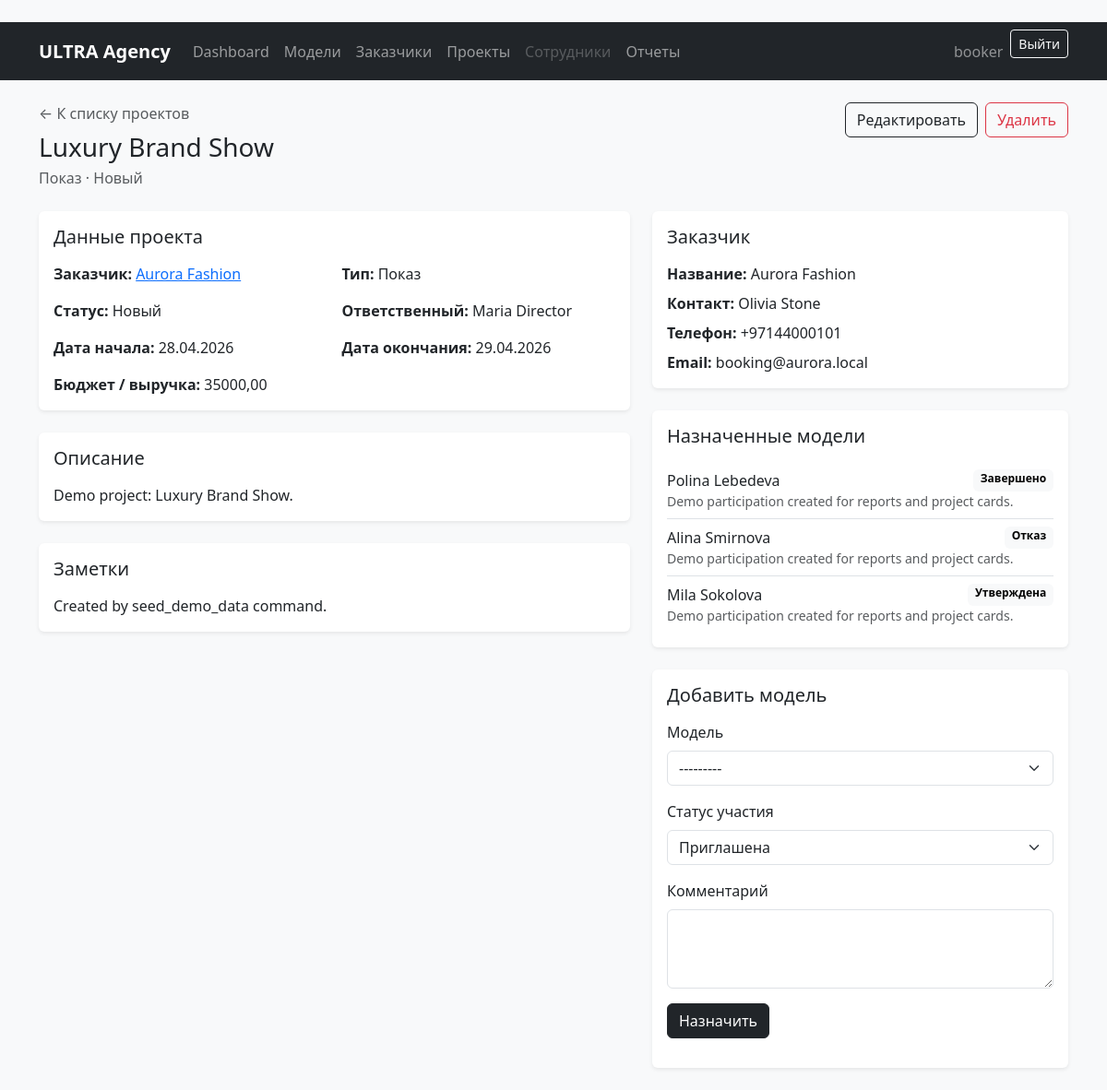
Page /projects/3/ (signed in) on the earlier database version.
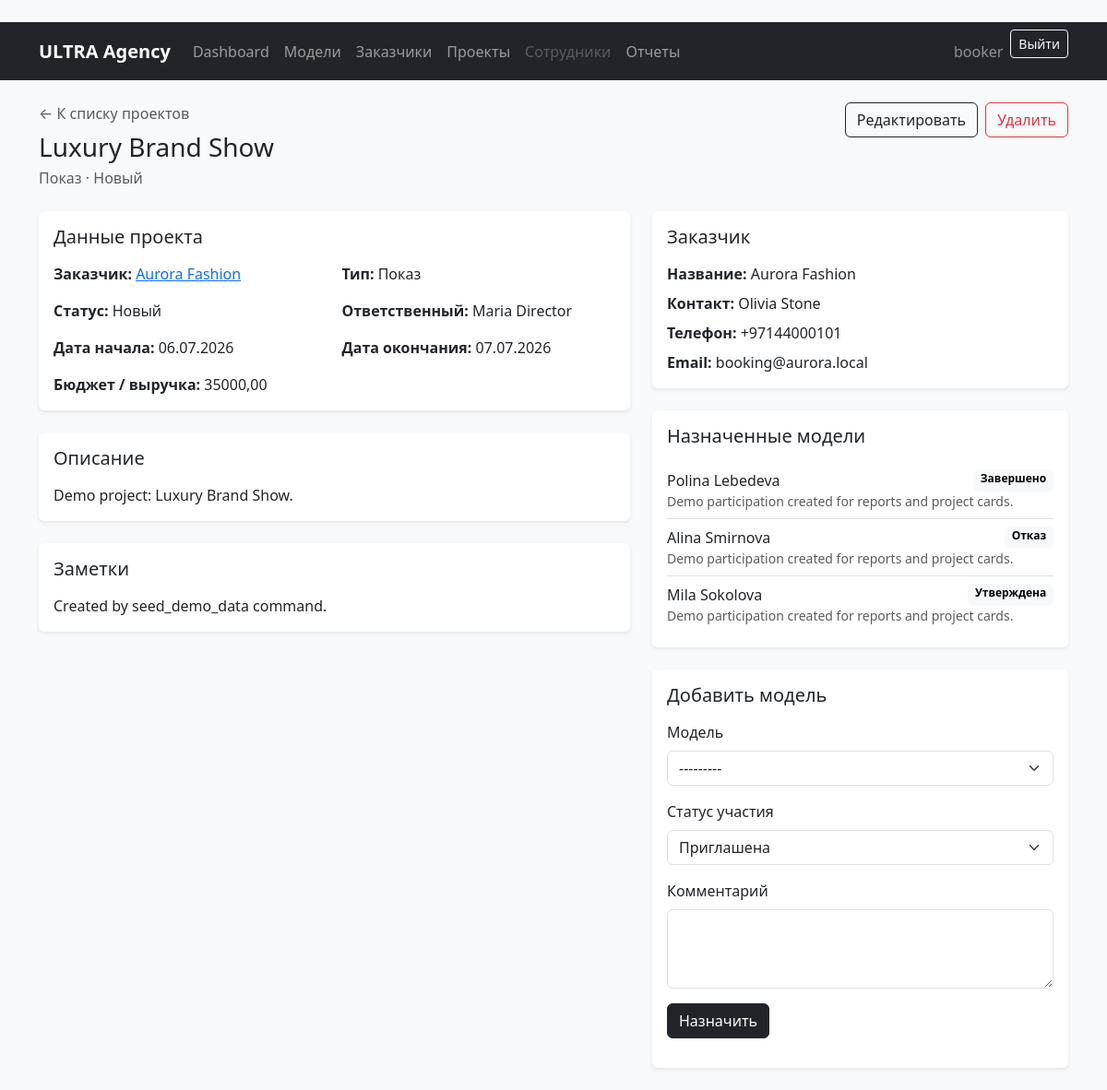
Same page on the later database version.
### projects/models.py (models this page shows, shortened)
class Project(db_models.Model):
    class ProjectType(db_models.TextChoices):
        CASTING = 'casting', 'Кастинг'
        PHOTOSESSION = 'photosession', 'Фотосессия'
        SHOW = 'show', 'Показ'
        ADVERTISING = 'advertising', 'Реклама'
    class Status(db_models.TextChoices):
        NEW = 'new', 'Новый'
        IN_PROGRESS = 'in_progress', 'В работе'
        COMPLETED = 'completed', 'Завершен'
        CANCELED = 'canceled', 'Отменен'
    title = db_models.CharField('Название', max_length=200)
    client = db_models.ForeignKey(
        Client,
        on_delete=db_models.PROTECT,
        related_name='projects',
        verbose_name='Заказчик',
    )
    project_type = db_models.CharField(
        'Тип проекта',
        max_length=20,
        choices=ProjectType.choices,
        default=ProjectType.CASTING,
    )
    description = db_models.TextField('Описание', blank=True)
    start_date = db_models.DateField('Дата начала')
    end_date = db_models.DateField('Дата окончания', null=True, blank=True)
    status = db_models.CharField(
        'Статус',
        max_length=20,
        choices=Status.choices,
        default=Status.NEW,
    )
    budget = db_models.DecimalField(
        'Бюджет / выручка',
        max_digits=12,
        decimal_places=2,
        default=0,
    )
    responsible_employee = db_models.ForeignKey(
        EmployeeProfile,
        on_delete=db_models.SET_NULL,
        null=True,
        blank=True,
        related_name='projects',
        verbose_name='Ответственный сотрудник',
    )
    models = db_models.ManyToManyField(
        ModelCard,
        through='Participation',
        related_name='projects',
        verbose_name='Модели',
        blank=True,
    )
    notes = db_models.TextField('Заметки', blank=True)
    created_at = db_models.DateTimeField('Дата создания', auto_now_add=True)
    updated_at = db_models.DateTimeField('Дата обновления', auto_now=True)
    class Meta:
        verbose_name = 'Проект'
        verbose_name_plural = 'Проекты'
        ordering = ['-start_date', 'title']

### clients/models.py (models this page shows, shortened)
class Client(models.Model):
    name = models.CharField('Название / имя заказчика', max_length=150)
    contact_person = models.CharField('Контактное лицо', max_length=120, blank=True)
    phone = models.CharField('Телефон', max_length=30, blank=True)
    email = models.EmailField('Email', blank=True)
    city = models.CharField('Город', max_length=100, blank=True)
    notes = models.TextField('Заметки', blank=True)
    created_at = models.DateTimeField('Дата добавления', auto_now_add=True)
    updated_at = models.DateTimeField('Дата обновления', auto_now=True)
    class Meta:
        verbose_name = 'Заказчик'
        verbose_name_plural = 'Заказчики'
        ordering = ['name']

### employees/models.py (models this page shows)
class EmployeeProfile(models.Model):
    class Role(models.TextChoices):
        DIRECTOR = 'director', 'Директор агентства'
        BOOKER = 'booker', 'Букер'
        SCOUT = 'scout', 'Скаут'
        ADMIN = 'admin', 'Системный администратор'
    user = models.OneToOneField(
        settings.AUTH_USER_MODEL,
        on_delete=models.CASCADE,
        related_name='employee_profile',
        verbose_name='Пользователь',
    )
    role = models.CharField(
        'Роль',
        max_length=20,
        choices=Role.choices,
        default=Role.SCOUT,
    )
    phone = models.CharField('Телефон', max_length=30, blank=True)
    hire_date = models.DateField('Дата приема', null=True, blank=True)
    is_active = models.BooleanField('Активен', default=True)
    notes = models.TextField('Заметки', blank=True)
    class Meta:
        verbose_name = 'Профиль сотрудника'
        verbose_name_plural = 'Профили сотрудников'
        ordering = ['user__last_name', 'user__first_name', 'user__username']
    def __str__(self):
        full_name = self.user.get_full_name()
        return full_name or self.user.get_username()

### projects/views.py (the view)
# urls.py: path('<int:pk>/', ProjectDetailView.as_view(), name='project_detail'),
class ProjectDetailView(RoleRequiredMixin, DetailView):
    model = Project
    template_name = 'projects/project_detail.html'
    context_object_name = 'project'
    allowed_roles = PROJECT_VIEW_ROLES
    def get_queryset(self):
        return Project.objects.select_related(
            'client',
            'responsible_employee',
        ).prefetch_related(
            'participations__model',
        )
    def get_context_data(self, **kwargs):
        context = super().get_context_data(**kwargs)
        can_manage = user_has_any_role(self.request.user, PROJECT_CRUD_ROLES)
        context['can_manage_projects'] = can_manage
        context['participation_form'] = ParticipationForm(project=self.object) if can_manage else None
        return context

### projects/forms.py (shortened to what this page needs)
class ParticipationForm(forms.ModelForm):
    class Meta:
        model = Participation
        fields = ['project', 'model', 'status', 'comment']
        widgets = {
            'comment': forms.Textarea(attrs={'rows': 3}),
        }
    def __init__(self, *args, **kwargs):
        self.project = kwargs.pop('project', None)
        super().__init__(*args, **kwargs)
        if self.project:
            self.fields['project'].initial = self.project
            self.fields['project'].widget = forms.HiddenInput()
        apply_bootstrap_styles(self)

### core/mixins.py (called while the page is built)
    def test_func(self):
        return user_has_any_role(self.request.user, self.allowed_roles)

### core/permissions.py (called while the page is built)
def get_user_role(user):
    if not user.is_authenticated or not user.is_active:
        return None
    if user.is_superuser:
        return ROLE_ADMIN
    try:
        profile = user.employee_profile
    except EmployeeProfile.DoesNotExist:
        return None
    if not profile.is_active:
        return None
    return profile.role

def user_has_any_role(user, roles):
    role = get_user_role(user)
    return role in roles

### models_app/models.py (called while the page is built)
    def __str__(self):
        return f'{self.first_name} {self.last_name}'

### templates/projects/project_detail.html (shortened to what the changed rows need)
{% extends 'base.html' %}
{% block content %}
<div class="d-flex flex-column flex-md-row justify-content-between gap-3 mb-4">
    <div>
        <a class="text-muted text-decoration-none" href="{% url 'projects:project_list' %}">← К списку проектов</a>
        <h1 class="h3 mt-2 mb-1">{{ project.title }}</h1>
        <p class="text-muted mb-0">{{ project.get_project_type_display }} · {{ project.get_status_display }}</p>
    </div>
</div>
<div class="row g-4">
    <div class="col-lg-7">
        <div class="card border-0 shadow-sm mb-4">
            <div class="card-body">
                <h2 class="h5 mb-3">Данные проекта</h2>
                <div class="row g-3">
                    <div class="col-md-6"><strong>Заказчик:</strong> <a href="{% url 'clients:client_detail' project.client.pk %}">{{ project.client.name }}</a></div>
                    <div class="col-md-6"><strong>Тип:</strong> {{ project.get_project_type_display }}</div>
                    <div class="col-md-6"><strong>Статус:</strong> {{ project.get_status_display }}</div>
                    <div class="col-md-6"><strong>Ответственный:</strong> {{ project.responsible_employee|default:'Не назначен' }}</div>
                    <div class="col-md-6"><strong>Дата начала:</strong> {{ project.start_date|date:'d.m.Y' }}</div>
                    <div class="col-md-6"><strong>Дата окончания:</strong> {{ project.end_date|date:'d.m.Y'|default:'Не указана' }}</div>
                    <div class="col-md-6"><strong>Бюджет / выручка:</strong> {{ project.budget }}</div>
                </div>
            </div>
        </div>
        <div class="card border-0 shadow-sm mb-4">
            <div class="card-body">
                <h2 class="h5 mb-3">Описание</h2>
                <p class="mb-0">{{ project.description|linebreaksbr|default:'Описание пока не заполнено.' }}</p>
            </div>
        </div>
        <div class="card border-0 shadow-sm">
            <div class="card-body">
                <h2 class="h5 mb-3">Заметки</h2>
                <p class="mb-0">{{ project.notes|linebreaksbr|default:'Заметки пока не заполнены.' }}</p>
            </div>
        </div>
    </div>
    <div class="col-lg-5">
        <div class="card border-0 shadow-sm mb-4">
            <div class="card-body">
                <h2 class="h5 mb-3">Заказчик</h2>
                <div class="vstack gap-2">
                    <div><strong>Название:</strong> {{ project.client.name }}</div>
                    <div><strong>Контакт:</strong> {{ project.client.contact_person|default:'Не указан' }}</div>
                    <div><strong>Телефон:</strong> {{ project.client.phone|default:'Не указан' }}</div>
                    <div><strong>Email:</strong> {{ project.client.email|default:'Не указан' }}</div>
                </div>
            </div>
        </div>
        <div class="card border-0 shadow-sm mb-4">
            <div class="card-body">
                <h2 class="h5 mb-3">Назначенные модели</h2>
            </div>
        </div>
        {% if can_manage_projects %}
            <div class="card border-0 shadow-sm">
                <div class="card-body">
                    <h2 class="h5 mb-3">Добавить модель</h2>
                </div>
            </div>
        {% endif %}
    </div>
</div>
{% endblock %}

Differences in the rows shown:
changed Project "Luxury Brand Show": start_date "28.04.2026" → "06.07.2026"; end_date "29.04.2026" → "07.07.2026"
